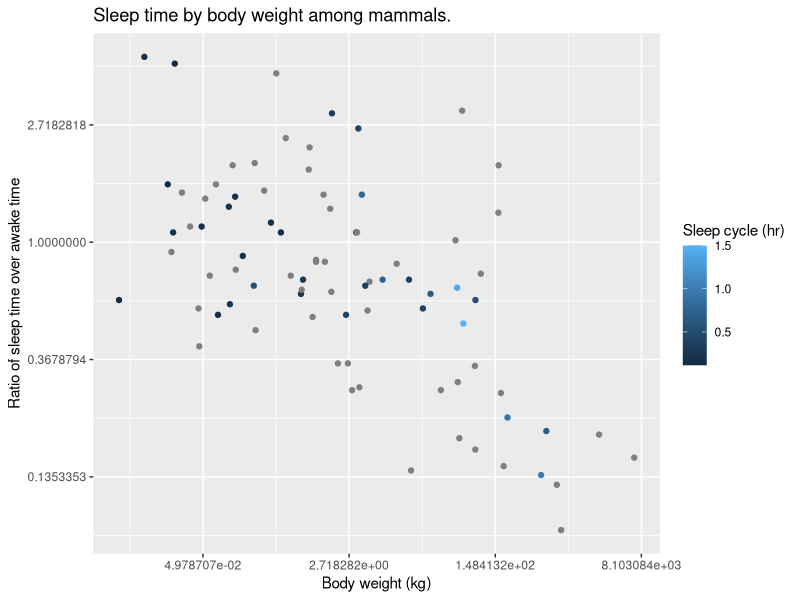
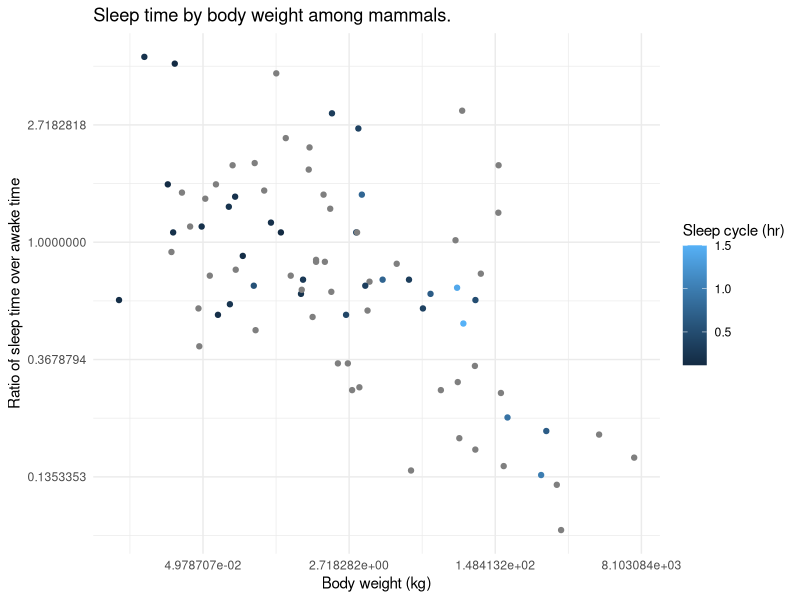
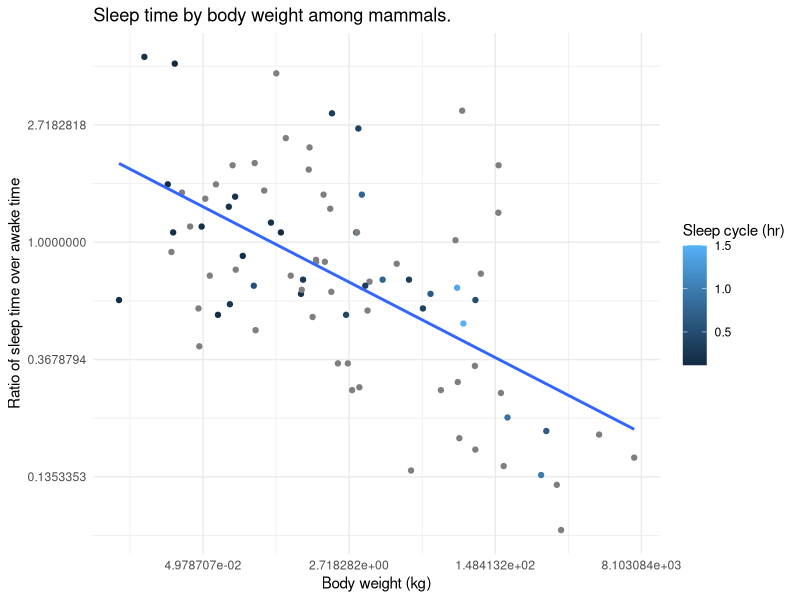
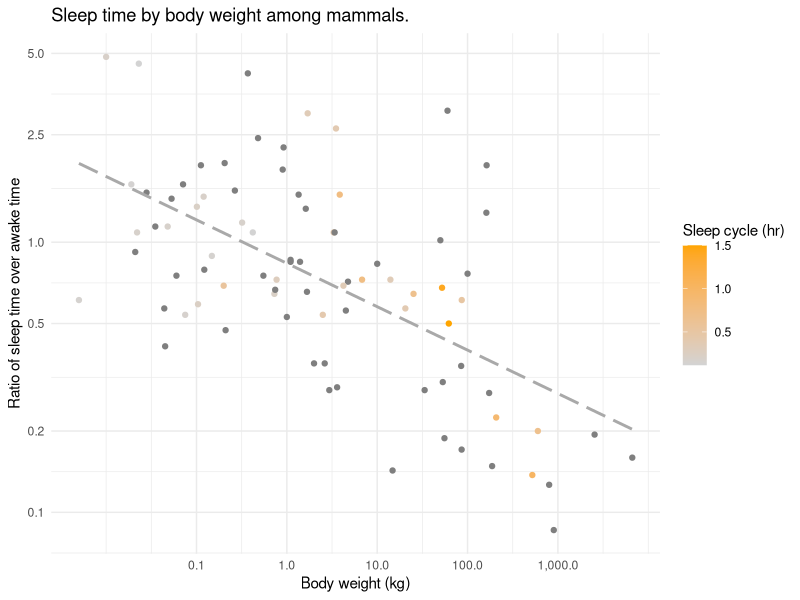
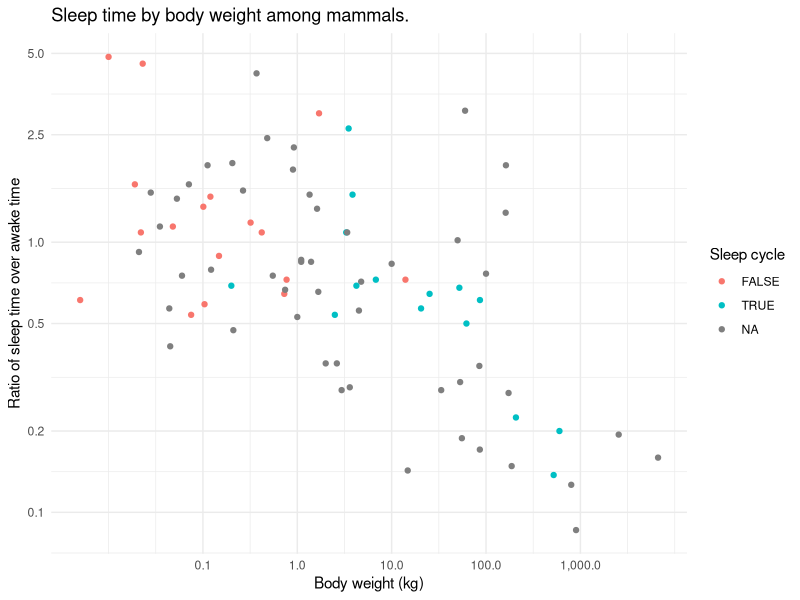
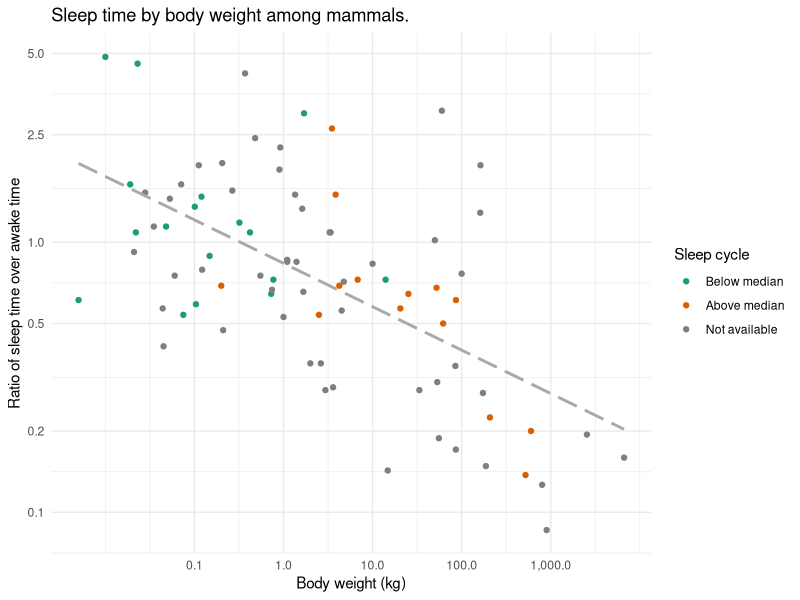
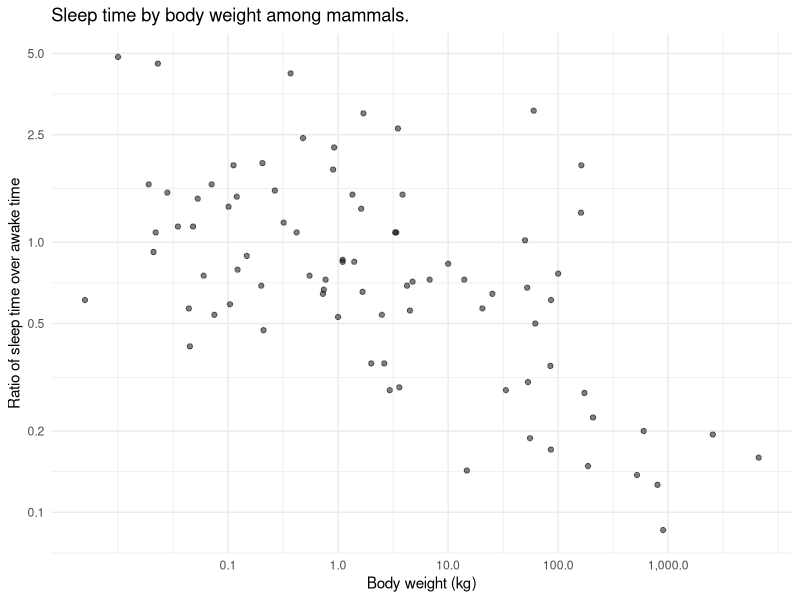
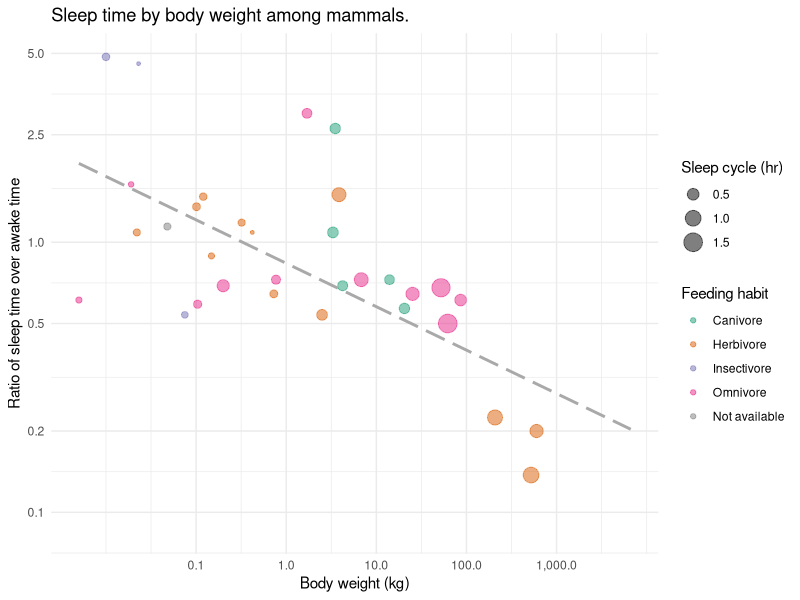

Here is the R script that generated these plots, in order:
## ---- chunk 1
knitr::opts_chunk$set(echo = TRUE)
library(tidyverse)
packages <- c("patchwork", "ggrepel", "ggtext")
# install missing packages
for (p in packages) {
  if (!require(p, character.only = TRUE)) {
    install.packages(p)
    library(p, character.only = TRUE)
  }
}
## ---- chunk 2
?msleep # metadata available on the help page (part of ggplot2 package)
glimpse(msleep) # see the data
## ---- chunk 3
# we will save the object to a variable to reuse it later
p_base <- ggplot(msleep, aes(bodywt, sleep_total / awake)) +
	geom_point(aes(colour = sleep_cycle)) +
	labs(
		title = "Sleep time by body weight among mammals.",
		colour = "Sleep cycle (hr)",
		y = "Ratio of sleep time over awake time",
		x = "Body weight (kg)"
	)
p_base +
  scale_x_continuous(transform = "log") + # plot x-axis on log scale
	scale_y_continuous(transform = "log")   # plot y-axis on log scale
## ---- chunk 4
# try on your own before looking at the code provided below
p_base +
  scale_x_continuous(transform = "log") + # plot x-axis on log scale
	scale_y_continuous(transform = "log") + # plot y-axis on log scale
  theme_minimal()
# add the necessary layer












## ---- chunk 5
p_base +
  scale_x_continuous(transform = "log") + # plot x-axis on log scale
	scale_y_continuous(transform = "log") + # plot y-axis on log scale
  theme_minimal() +
  geom_smooth(
    method = "lm",
    formula = y ~ x, # optional (it is the default value)
    se = FALSE
  )
## ---- chunk 6
p_orange <- p_base +
  labs(
    title = "Sleep time by body weight among mammals.",
    colour = "Sleep cycle (hr)",
    y = "Ratio of sleep time over awake time",
    x = "Body weight (kg)"
  ) +
  scale_x_continuous(
    trans = "log", 
    breaks = c(0.1, 1, 10, 100, 1000),
    labels = scales::label_number(big.mark = ",")
  ) +
  scale_y_continuous(
    trans = "log",
    breaks = c(0.1, 0.2, 0.5, 1, 2.5, 5)
  ) +
  geom_smooth(
    method = "lm", 
    formula = y ~ x,
    se = FALSE, 
    linetype = "longdash", 
    colour = "darkgrey"
  ) +
  scale_colour_gradient(
    low = "lightgrey",
    high = "orange"
  ) +
  theme_minimal()
p_orange
## ---- chunk 7
# try on your own before looking at the code provided below
msleep |>
  mutate(
    # this line creates the dichotomous sleep cycle attribute
    sleep_cycle_binary = sleep_cycle > median(sleep_cycle, na.rm = TRUE)
  ) |>
  ggplot(aes(bodywt, sleep_total / awake)) +
  theme_minimal() +
  geom_point(aes(colour = sleep_cycle_binary)) +
  labs(
    title = "Sleep time by body weight among mammals.",
    colour = "Sleep cycle",
    y = "Ratio of sleep time over awake time",
    x = "Body weight (kg)"
  ) +
  scale_x_continuous(
    trans = "log", 
    breaks = c(0.1, 1, 10, 100, 1000),
    labels = scales::label_number(big.mark = ",")
  ) +
  scale_y_continuous(
    trans = "log",
    breaks = c(0.1, 0.2, 0.5, 1, 2.5, 5)
  )
# add the necessary layers












## ---- chunk 8
msleep |>
  mutate(sleep_cycle_binary = sleep_cycle > median(sleep_cycle, na.rm = TRUE)) |>
  ggplot(aes(bodywt, sleep_total / awake)) +
  theme_minimal() +
  geom_point(aes(colour = sleep_cycle_binary)) +
  labs(
    title = "Sleep time by body weight among mammals.",
    colour = "Sleep cycle",
    y = "Ratio of sleep time over awake time",
    x = "Body weight (kg)"
  ) +
  scale_x_continuous(
    trans = "log", 
    breaks = c(0.1, 1, 10, 100, 1000),
    labels = scales::label_number(big.mark = ",")
  ) +
  scale_y_continuous(
    trans = "log",
    breaks = c(0.1, 0.2, 0.5, 1, 2.5, 5)
  ) +
  geom_smooth(
    method = "lm",
    formula = y ~ x,
    se = FALSE,
    linetype = "longdash", 
    colour = "darkgrey",
    fill = "grey"
  ) +
  scale_colour_brewer(
    palette = "Dark2",
    na.value = "grey50",
    labels = c("Below median", "Above median", "Not available")
  ) 
## ---- chunk 9
# try on your own before looking at the code provided below
msleep |>
  mutate(
    # this line creates the dichotomous sleep cycle attribute
    sleep_cycle_binary = sleep_cycle > median(sleep_cycle, na.rm = TRUE)
  ) |>
  ggplot(aes(bodywt, sleep_total / awake)) +
  theme_minimal() +
  geom_point(
    aes(), # provide appropriate arguments to map size and colour
    alpha = 0.5
  ) + 
  labs(
    title = "Sleep time by body weight among mammals.",
    size = "Sleep cycle (hr)",
    colour = "Feeding habit", 
    y = "Ratio of sleep time over awake time",
    x = "Body weight (kg)"
  ) +
  scale_x_continuous(
    trans = "log", 
    breaks = c(0.1, 1, 10, 100, 1000),
    labels = scales::label_number(big.mark = ",")
  ) +
  scale_y_continuous(
    trans = "log",
    breaks = c(0.1, 0.2, 0.5, 1, 2.5, 5)
  )
# add the necessary layers












## ---- chunk 10
msleep |>
  ggplot(aes(bodywt, sleep_total / awake))+
  theme_minimal() +
  geom_point(aes(size = sleep_cycle, colour = vore), alpha = 0.5) +
  labs(
    title = "Sleep time by body weight among mammals.",
    size = "Sleep cycle (hr)",
    colour = "Feeding habit",
    y = "Ratio of sleep time over awake time",
    x = "Body weight (kg)"
  ) +
  scale_x_continuous(
    trans = "log", 
    breaks = c(0.1, 1, 10, 100, 1000),
    labels = scales::label_number(big.mark = ",")
  ) +
  scale_y_continuous(
    trans = "log",
    breaks = c(0.1, 0.2, 0.5, 1, 2.5, 5)
  ) +
  geom_smooth(
    method = "lm", 
    formula = y ~ x,
    se = FALSE, 
    linetype = "longdash", 
    colour = "darkgrey"
  ) +
  scale_colour_brewer(
    palette = "Dark2",
    na.value = "grey50",
    labels = c("Canivore", "Herbivore", "Insectivore", "Omnivore", "Not available")
  )
## ---- chunk 11
# try on your own before looking at the code provided below
msleep |>
  filter(!is.na(sleep_cycle)) |>
  ggplot(aes(bodywt, sleep_total / awake))+
  theme_minimal() +
  geom_point(aes(size = sleep_cycle, colour = vore), alpha = 0.5) +
  labs(
    title = "Sleep time by body weight among mammals.",
    size = "Sleep cycle (hr)",
    colour = "Feeding habit",
    y = "Ratio of sleep time over awake time",
    x = "Body weight (kg)"
  ) +
  scale_x_continuous(
    trans = "log", 
    breaks = c(0.1, 1, 10, 100, 1000),
    labels = scales::label_number(big.mark = ",")
  ) +
  scale_y_continuous(
    trans = "log",
    breaks = c(0.1, 0.2, 0.5, 1, 2.5, 5)
  ) +
  geom_smooth(
    method = "lm", 
    formula = y ~ x,
    se = FALSE, 
    linetype = "longdash", 
    colour = "darkgrey"
  ) +
  scale_colour_brewer(
    palette = "Dark2",
    na.value = "grey50",
    labels = c("Canivore", "Herbivore", "Insectivore", "Omnivore", "Not available")
  )
# add the necessary geom layer for the missing sleep cycle values







## ---- chunk 12
p_missing <- msleep |>
  filter(!is.na(sleep_cycle)) |>
  ggplot(aes(bodywt, sleep_total / awake)) +
  theme_minimal() +
  geom_point(
    size = 3, shape = 1, alpha = 0.5,
    data = msleep |> filter(is.na(sleep_cycle)) # data missing sleep cycle
  ) +
  geom_point(aes(size = sleep_cycle, colour = vore), alpha = 0.5) +
  labs(
    title = "Sleep time by body weight among mammals.",
    size = "Sleep cycle (hr)",
    colour = "Feeding habit",
    y = "Ratio of sleep time over awake time",
    x = "Body weight (kg)"
  ) +
  scale_x_continuous(
    trans = "log", 
    breaks = c(0.1, 1, 10, 100, 1000),
    labels = scales::label_number(big.mark = ",")
  ) +
  scale_y_continuous(
    trans = "log",
    breaks = c(0.1, 0.2, 0.5, 1, 2.5, 5)
  ) +
  geom_smooth(
    method = "lm", 
    formula = y ~ x,
    se = FALSE, 
    linetype = "longdash", 
    colour = "darkgrey"
  ) +
  scale_colour_brewer(
    palette = "Dark2",
    na.value = "grey50",
    labels = c("Canivore", "Herbivore", "Insectivore", "Omnivore", "Not available")
  ) 
p_missing
## ---- chunk 13
# start by getting the subset of data you wish to focus on
human <- starwars |>
  filter(species == "Human") |>
  select(name, skin_color, hair_color, gender)
# films and starships are nested columns and requires "unnest"ing
film_and_ships <- starwars |>
  select(name, films, starships) |>
  unnest(films, keep_empty = TRUE) |>
  unnest(starships, keep_empty = TRUE)
film_year <- data.frame(
  films = film_and_ships |> distinct(films),
  year = c(1977, 1980, 1983, 2005, 2015, 1999, 2002)
)
starwars_ex <- human |>
  left_join(film_and_ships, by = "name") |>
  left_join(film_year, by = "films") 
glimpse(starwars_ex)
## ---- chunk 14
# complete exercise 1 here







## ---- chunk 15
p_full <- ggplot(msleep, aes(bodywt, sleep_total / awake, colour = vore)) +
  geom_point(aes(size = sleep_cycle), alpha = 0.5) +
  scale_x_continuous(
    trans = "log", 
    breaks = c(1, 10, 100, 1000),
    labels = scales::label_number(big.mark = ",")
  ) +
  scale_y_continuous(
    trans = "log",
    breaks = c(0.1, 0.5, 1, 2.5, 5)
  ) +
  labs(
    title = "Sleep time by body weight among mammals.",
    size = "Sleep cycle (hr)",
    colour = "Feeding habit",
    y = "Ratio of sleep time over awake time",
    x = "Body weight (kg)"
  ) +
  geom_smooth(
    method = "lm", 
    formula = y ~ x,
    se = FALSE, 
    linetype = "longdash", 
    colour = "darkgrey"
  ) +
  scale_colour_brewer(
    palette = "Dark2", 
    labels = c("Carnivore", "Herbivore", "Insectivore", 
               "Omnivore", "Not available"),
    na.value = "grey50"
  ) +
  theme_minimal()
p_full
## ---- chunk 16
p_full +
  theme(
    legend.position = c(.95, .95),
    legend.justification = c(1, 1),
    legend.title = element_text(size = 8),
    legend.text = element_text(size = 6),
    legend.key.size = unit(3, "pt"), 
    legend.background = element_rect(fill = "white", colour = NA)
  )
## ---- chunk 17
p_full +
  theme(
    legend.position = "left",
    legend.box = "horizontal",
    legend.box.just = "bottom",
    legend.margin = margin(),
    legend.justification = c(0, 0)
  )
## ---- chunk 18
# try on your own before looking at the code provided below
p_missing # using the object saved above








## ---- chunk 19
p_missing +
  theme(
    legend.position = "top",
    legend.box = "vertical",
    legend.box.just = "right",
    legend.margin = margin()
  )
## ---- chunk 20
# try on your own before looking at the code provided below
p_missing +
  scale_colour_brewer(
    palette = "Dark2", 
    labels = c("Carnivore", "Herbivore", "Insectivore", 
               "Omnivore", "Not available"),
    na.value = "grey50",
    guide = guide_legend(
      order = 2,
      title.position = "top",
      title.hjust = 0,
      nrow = 3,
      byrow = TRUE,
      override.aes = list(size = 3)
    )
  ) +
  scale_size_continuous(
    # add an extra dot for missing values
    
    
    
  ) +
  theme(
    legend.position = "top",
    legend.box = "horizontal",
    legend.box.just = "top",
    legend.justification = c(1, 0),
    legend.margin = margin()
  )
## ---- chunk 21
# try on your own before looking at the code provided below
p_missing +
  scale_colour_brewer(
    palette = "Dark2", 
    labels = c("Carnivore", "Herbivore", "Insectivore", 
               "Omnivore", "Not available"),
    na.value = "grey50",
    guide = guide_legend(
      order = 2,
      title.position = "top",
      title.hjust = 0,
      nrow = 3,
      byrow = TRUE,
      override.aes = list(size = 3)
    )
  ) +
  scale_size_continuous(
    # add an extra dot for missing values
    breaks = c(0.5, 1, 1.5, 0.5),
    labels = c("0.5", "1", "1.5", "Not available"),
    guide = guide_legend(
      order = 1,
      title.position = "top",
      override.aes = list(
        shape = c(19, 19, 19, 1)
      )
    )
  ) +
  theme(
    legend.position = "top",
    legend.box = "horizontal",
    legend.box.just = "top",
    legend.justification = c(1, 0),
    legend.margin = margin()
  )
## ---- chunk 22
p_labelled <- p_missing +
  scale_colour_brewer(
    palette = "Dark2", 
    labels = paste0(
      "<span style='color:",
      c(RColorBrewer::brewer.pal(4, "Dark2"), "#7f7f7f"), ";'>",
      c("Carnivore", "Herbivore", "Insectivore", "Omnivore", "Not available"),
      "</span>" # you can use HTML in markdown
    ),
    na.value = "grey50",
    guide = guide_legend(
      order = 2,
      title.position = "top",
      title.hjust = 0,
      byrow = TRUE,
      override.aes = list(size = 3)
    )
  ) +
  scale_size_continuous(
    breaks = c(0.5, 1, 1.5, 0.5),
    labels = c("0.5", "1", "1.5", "Not available"),
    guide = guide_legend(
      order = 1,
      title.position = "top",
      title.hjust = 0,
      label.position = "right",
      override.aes = list(shape = c(19, 19, 19, 1))
    )
  ) +
  theme(
    title = element_text(size = 24),
    legend.position = "left",
    legend.box = "vertical",
    legend.box.just = "left",
    legend.justification = c(0, 1),
    legend.margin = margin(),
    axis.title = element_text(hjust = 0, size = 16),
    axis.text = element_text(size = 12),
    legend.title = element_text(size = 12),
    legend.text = element_markdown() # element_markdown() available from ggtext
  )
p_labelled
## ---- chunk 23
# complete exercise 2 here






## ---- chunk 24
# try different combinations of output dimensions/font sizes/resolutions yourself

## ---- chunk 25
p_missing +
  theme(
    legend.text = element_markdown(size = 8),
    legend.title = element_text(size = 10),
    legend.position = "left",
    legend.box = "vertical",
    legend.box.just = "left",
    legend.justification = c(0, 1),
    legend.margin = margin(),
    legend.key.height = unit(0, "pt"),
    axis.title = element_text(hjust = 0, size = 10),
    title = element_text(size = 12),
    plot.caption = element_text(size = 8, colour = "grey50")
  ) +
  guides(
    # same as setting the guides inside scale_* functions
    size = guide_legend(order = 1), 
    colour = guide_legend(order = 2)
  ) +
  labs(
    title = "Larger mammals, specially herbivores,\ntend to sleep less, but have longer sleep cycles.",
    x = "Body weight (kg)",
    y = "Ratio of sleep time over awake time",
    size = expression("Sleep cycle hr"^1), # for mathematical expressions
    colour = "Feeding habit",
    caption = expression(""^1~"Sleep cycle is the period between REM seep and non-REM sleep.")
  ) +
  ## from ggrepel library
  geom_label_repel(
		label = c(
			"An average horse sleeps\nonly 2.7 hours a day!",
			"Humans sleep 8 hours a day and\nhave a sleep cycle of 1.5 hours on average.\nHope you all have 8 hours of daily sleep.", 
			"You are more likely to find\na little brown bat in their sleep\nas they sleep 19.9 hours a day."
		),
		size = 2,
		colour = RColorBrewer::brewer.pal(4, "Dark2")[c(2, 4, 3)],
		data = filter(msleep, name %in% c("Horse", "Human", "Little brown bat")),
		nudge_x = c(-1.5, -2, 1),
		nudge_y = c(-.2, -1, -.5),
		show.legend = FALSE
	)
## ---- chunk 26
# you can define a common theme to be used multiple times
theme_full <- theme_minimal() +
  theme(
    legend.text = element_markdown(size = 8),
    legend.title = element_text(size = 10),
    legend.position = "top",
    legend.box = "vertical",
    legend.box.just = "left",
    legend.justification = c(0, 1),
    legend.margin = margin(),
    legend.key.height = unit(0, "pt"),
    axis.title = element_text(hjust = 0, size = 10),
    title = element_text(size = 12),
    plot.caption = element_text(size = 8, colour = "grey50")
  )
# creating multipe plots to put together
full <- ggplot(mapping = aes(bodywt, sleep_total / awake)) +
  geom_smooth(
    method = "lm", se = FALSE, linetype = "longdash", colour = "darkgrey",
    data = msleep
  ) +
  geom_point(aes(size = sleep_cycle), alpha = 0.5,
             data = filter(msleep, !is.na(sleep_cycle))) +
  geom_point(size = 3, shape = 1, alpha = 0.5, show.legend = FALSE,
             data = filter(msleep, is.na(sleep_cycle))) +
  scale_x_continuous(
    trans = "log", 
    breaks = c(1, 10, 100, 1000),
    labels = scales::label_number(big.mark = ",")
  ) +
  scale_y_continuous(
    trans = "log",
    breaks = c(0.1, 0.5, 1, 2.5, 5)
  ) +
  scale_size_continuous(
    breaks = c(0.5, 1, 1.5, 0.5),
    labels = c("0.5", "1", "1.5", "Not available"),
    guide = guide_legend(
      order = 1,
      title.position = "top",
      title.hjust = 0,
      label.position = "right",
      override.aes = list(shape = c(19, 19, 19, 1))
    )
  ) +
  labs(
    title = "Larger mammals, specially herbivores,\ntend to sleep less, but have longer sleep cycles.",
    x = "Body weight (kg)",
    y = "Ratio of sleep time over awake time",
    size = expression("Sleep cycle hr"^1), # for mathematical expressions
    colour = "Feeding habit",
    caption = expression(""^1~"Sleep cycle is the period between REM seep and non-REM sleep.")
  ) +
  theme_full
pcarni <- ggplot(mapping = aes(bodywt, sleep_total / awake)) +
  geom_point(aes(size = sleep_cycle), alpha = 0.5, show.legend = FALSE,
             data = filter(msleep, !is.na(sleep_cycle), vore == "carni")) +
  geom_point(size = 3, shape = 1, alpha = 0.5, show.legend = FALSE,
             data = filter(msleep, is.na(sleep_cycle), vore == "carni")) +
  scale_x_continuous(
    trans = "log", 
    breaks = c(1, 10, 100, 1000),
    labels = scales::label_number(big.mark = ",")
  ) +
  scale_y_continuous(
    trans = "log",
    breaks = c(0.1, 0.5, 1, 2.5, 5)
  ) +
  scale_size_continuous(
    breaks = c(0.5, 1, 1.5, 0.5),
    labels = c("0.5", "1", "1.5", "Not available"),
    guide = guide_legend(
      order = 1,
      title.position = "top",
      override.aes = list(shape = c(19, 19, 19, 1))
    )
  ) +
  theme_full +
  labs(subtitle = "Carnivores", x = "", y = "")
pomni <- ggplot(mapping = aes(bodywt, sleep_total / awake)) +
  geom_point(aes(size = sleep_cycle), alpha = 0.5, show.legend = FALSE,
             data = filter(msleep, !is.na(sleep_cycle), vore == "omni")) +
  geom_point(size = 3, shape = 1, alpha = 0.5, show.legend = FALSE,
             data = filter(msleep, is.na(sleep_cycle), vore == "omni")) +
  scale_x_continuous(
    trans = "log", 
    breaks = c(1, 10, 100, 1000),
    labels = scales::label_number(big.mark = ",")
  ) +
  scale_y_continuous(
    trans = "log",
    breaks = c(0.1, 0.5, 1, 2.5, 5)
  ) +
  scale_size_continuous(
    breaks = c(0.5, 1, 1.5, 0.5),
    labels = c("0.5", "1", "1.5", "Not available"),
    guide = guide_legend(
      order = 1,
      title.position = "top",
      title.hjust = 0,
      label.position = "right",
      override.aes = list(shape = c(19, 19, 19, 1))
    )
  ) +
  theme_full +
  labs(subtitle = "Omnivores", x = "", y = "")
pinsecti <- ggplot(mapping = aes(bodywt, sleep_total / awake)) +
  geom_point(aes(size = sleep_cycle), alpha = 0.5, show.legend = FALSE,
             data = filter(msleep, !is.na(sleep_cycle), vore == "insecti")) +
  geom_point(size = 3, shape = 1, alpha = 0.5, show.legend = FALSE,
             data = filter(msleep, is.na(sleep_cycle), vore == "insecti")) +
  scale_x_continuous(
    trans = "log", 
    breaks = c(1, 10, 100, 1000),
    labels = scales::label_number(big.mark = ",")
  ) +
  scale_y_continuous(
    trans = "log",
    breaks = c(0.1, 0.5, 1, 2.5, 5)
  ) +
  scale_size_continuous(
    breaks = c(0.5, 1, 1.5, 0.5),
    labels = c("0.5", "1", "1.5", "Not available"),
    guide = guide_legend(
      order = 1,
      title.position = "top",
      title.hjust = 0,
      label.position = "right",
      override.aes = list(shape = c(19, 19, 19, 1))
    )
  ) +
  theme_full +
  labs(subtitle = "Insectivores", x = "", y = "")
pherbi <- ggplot(mapping = aes(bodywt, sleep_total / awake)) +
  geom_point(aes(size = sleep_cycle), alpha = 0.5, show.legend = FALSE,
             data = filter(msleep, !is.na(sleep_cycle), vore == "herbi")) +
  geom_point(size = 3, shape = 1, alpha = 0.5, show.legend = FALSE,
             data = filter(msleep, is.na(sleep_cycle), vore == "herbi")) +
  scale_x_continuous(
    trans = "log", 
    breaks = c(1, 10, 100, 1000),
    labels = scales::label_number(big.mark = ",")
  ) +
  scale_y_continuous(
    trans = "log",
    breaks = c(0.1, 0.5, 1, 2.5, 5)
  ) +
  scale_size_continuous(
    breaks = c(0.5, 1, 1.5, 0.5),
    labels = c("0.5", "1", "1.5", "Not available"),
    guide = guide_legend(
      order = 1,
      title.position = "top",
      title.hjust = 0,
      label.position = "right",
      override.aes = list(shape = c(19, 19, 19, 1))
    )
  ) +
  theme_full +
  labs(subtitle = "Herbivores", x = "", y = "")

# patchwork library allows arranging multiple plots
# see ?`patchwork-package`
patched <- full + 
  (pcarni + pomni + pinsecti + pherbi + plot_layout(nrow = 1)) +
  plot_layout(ncol = 1, heights = c(1, .5))

patched
ggsave("patched.png", patched, height = 8, width = 8)
## ---- chunk 27
# complete exercise 3 here
